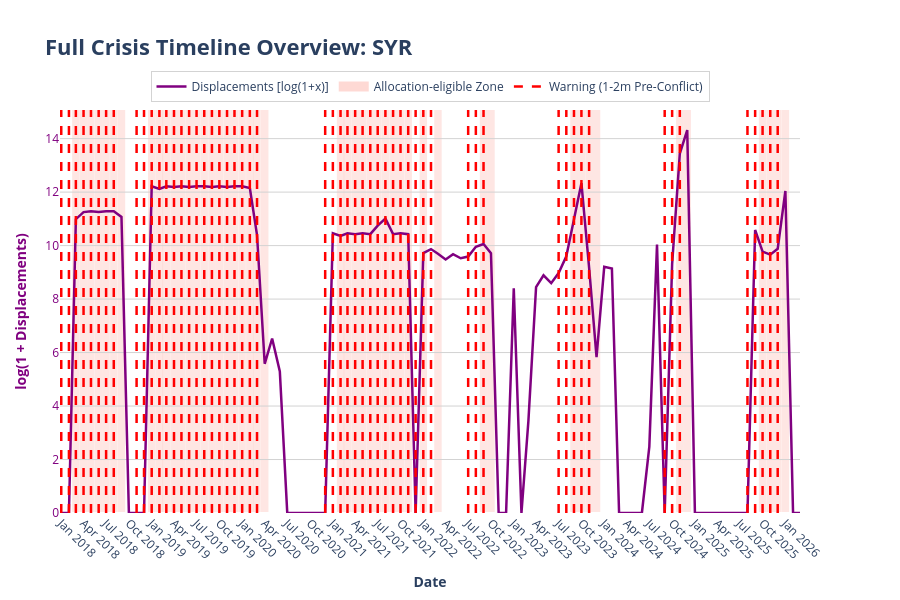

Here is the notebook cell this chart was saved with:
### Code cell
import pandas as pd
import numpy as np
import plotly.graph_objects as go

def plot_full_crisis_timeline(df, cerf_path, country_code):
    # 1. PREPARAR EL DATAFRAME PRINCIPAL
    if 'iso3' not in df.columns:
        df = df.reset_index()
        
    df_plot = df[df['iso3'] == country_code].copy()
    df_plot['month'] = pd.to_datetime(df_plot['month'])
    df_plot = df_plot.sort_values('month')
    
    if df_plot.empty:
        print(f"No hay datos en el DataFrame principal para el país: {country_code}")
        return

    # Transformación Log(1 + x) para desplazamientos
    df_plot['disp_log1p'] = np.log1p(df_plot['monthly_displacement'].fillna(0))

    # Extraer las fechas de alerta target_2m (marcadas a mitad de mes)
    if 'target_2m' in df_plot.columns:
        warning_months = df_plot[df_plot['target_2m'] == 1]['month']
        warning_dates = warning_months + pd.Timedelta(days=0)
    else:
        warning_dates = pd.Series(dtype='datetime64[ns]')

    # 3. CREAR LA FIGURA INTERACTIVA
    fig = go.Figure()

    # --- B. Desplazamientos (Línea simple morada - Puesta en y1 para que NO desaparezca) ---
    fig.add_trace(go.Scatter(
        x=df_plot['month'],
        y=df_plot['disp_log1p'],
        customdata=df_plot['monthly_displacement'], 
        mode='lines', 
        name='Displacements [log(1+x)]',
        line=dict(color='purple', width=2.5),
        yaxis='y1',
        hovertemplate='<b>Date:</b> %{x|%b %Y}<br><b>Displacements (Real):</b> %{customdata:,.0f}<br><b>log(1+x):</b> %{y:.2f}<extra></extra>'
    ))

    # --- D. Zonas de Conflicto (Fondo sombreado salmón) ---
    if 'allocation-eligible' in df_plot.columns:
        conflict_months = df_plot[df_plot['allocation-eligible'] == 1]['month']
        for c_month in conflict_months:
            fig.add_vrect(
                x0=c_month - pd.Timedelta(days=15), 
                x1=c_month + pd.Timedelta(days=15),
                fillcolor="salmon",
                opacity=0.2,
                layer="below",
                line_width=0,
            )
        # Leyenda del conflicto
        fig.add_trace(go.Scatter(
            x=[None], y=[None], mode='lines', name='Allocation-eligible Zone',
            line=dict(color='salmon', width=10), opacity=0.3, yaxis='y1'
        ))

    # --- NUEVO: Condición >50k Desplazamientos (Fondo azul clarito) ---
    # Comprueba que tu columna se llame 'target'. Si se llama 'target_4m', cámbialo aquí.
    target_col = 'target' if 'target' in df_plot.columns else None
    if target_col:
        target_months = df_plot[df_plot[target_col] == 1]['month']
        for t_month in target_months:
            fig.add_vrect(
                x0=t_month - pd.Timedelta(days=15), 
                x1=t_month + pd.Timedelta(days=15),
                fillcolor="lightblue",
                opacity=0.3,
                layer="below",
                line_width=0,
            )
        fig.add_trace(go.Scatter(
            x=[None], y=[None], mode='lines', name='>50k Displacements (Target)',
            line=dict(color='lightblue', width=10), opacity=0.4, yaxis='y1'
        ))

    # --- F. Líneas conflict_2m (Líneas verticales rojas a rayas) ---
    if not warning_dates.empty:
        for w_date in warning_dates:
            fig.add_shape(
                type="line",
                x0=w_date, x1=w_date,
                y0=0, y1=1,
                xref="x", yref="paper",
                line=dict(width=2.5, dash="dash", color="red"),
            )
        # Leyenda de Alertas
        fig.add_trace(go.Scatter(
            x=[None], y=[None], mode='lines', name='Warning (1-2m Pre-Conflict)',
            line=dict(color='red', width=2.5, dash='dash'), yaxis='y1'
        ))

    # --- 4. CONFIGURACIÓN DEL LAYOUT (Eliminados los ejes invisibles) ---
    fig.update_layout(
        title=dict(
            text=f'<b>Full Crisis Timeline Overview: {country_code}</b>',
            font=dict(size=22),
            x=0.05
        ),
        margin=dict(l=60, r=100, t=110, b=60), 
        height=600,
        plot_bgcolor='white',
        hovermode="closest",
        
        xaxis=dict(
            title=dict(text="<b>Date</b>"),
            showgrid=False,
            dtick="M3",
            tickformat="%b %Y",
            tickangle=45
        ),
        
        # Eje Y1: Ahora son los Desplazamientos
        yaxis=dict(
            title=dict(text="<b>log(1 + Displacements)</b>", font=dict(color="purple")),
            tickfont=dict(color="purple"),
            showgrid=True,
            gridcolor='lightgrey',
            rangemode="tozero"
        ),
        
        legend=dict(
            orientation="h",
            yanchor="bottom", y=1.02,
            xanchor="center", x=0.5,
            bgcolor='rgba(255,255,255,0.8)',
            bordercolor='lightgrey',
            borderwidth=1
        )
    )

    fig.show()

# --- EJECUCIÓN ---
plot_full_crisis_timeline(df_final, cerf_path="../data_clean/cerf_clean.csv", country_code="SYR")

### Figure 1 — Plotly figure (JSON) as saved in the notebook; plotly's stock layout.template omitted (floating-point values rounded to 4 significant figures)
{"data": [{"customdata": [0.0, 0.0, 59150.0, 77150.0, 79730.0, 77150.0, 79730.0, 79730.0, 64300.0, 0.0, 0.0, 0.0, 202900.0, 183300.0, 202900.0, 196400.0, 202900.0, 196400.0, 202900.0, 202900.0, 196400.0, 202900.0, 196400.0, 202900.0, 202900.0, 189800.0, 32730.0, 264.0, 682.0, 198.0, 0.0, 0.0, 0.0, 0.0, 0.0, 0.0, 34930.0, 31550.0, 34930.0, 33800.0, 34930.0, 33800.0, 46590.0, 60590.0, 33800.0, 34930.0, 33800.0, 0.0, 16610.0, 19330.0, 16210.0, 13140.0, 15980.0, 13710.0, 14640.0, 21090.0, 23360.0, 16600.0, 0.0, 0.0, 4468.0, 0.0, 30.0, 4667.0, 7256.0, 5407.0, 7906.0, 14740.0, 58860.0, 227500.0, 9677.0, 340.0, 9968.0, 9324.0, 0.0, 0.0, 0.0, 0.0, 11.0, 22840.0, 0.0, 11020.0, 688400.0, 1652000.0, 0.0, 0.0, 0.0, 0.0, 0.0, 0.0, 0.0, 0.0, 39450.0, 17610.0, 15680.0, 19580.0, 170000.0, 0.0, 0.0], "hovertemplate": "<b>Date:</b> %{x|%b %Y}<br><b>Displacements (Real):</b> %{customdata:,.0f}<br><b>log(1+x):</b> %{y:.2f}<extra></extra>", "line": {"color": "purple", "width": 2.5}, "mode": "lines", "name": "Displacements [log(1+x)]", "type": "scatter", "x": ["2018-01-01T00:00:00.000000", "2018-02-01T00:00:00.000000", "2018-03-01T00:00:00.000000", "2018-04-01T00:00:00.000000", "2018-05-01T00:00:00.000000", "2018-06-01T00:00:00.000000", "2018-07-01T00:00:00.000000", "2018-08-01T00:00:00.000000", "2018-09-01T00:00:00.000000", "2018-10-01T00:00:00.000000", "2018-11-01T00:00:00.000000", "2018-12-01T00:00:00.000000", "2019-01-01T00:00:00.000000", "2019-02-01T00:00:00.000000", "2019-03-01T00:00:00.000000", "2019-04-01T00:00:00.000000", "2019-05-01T00:00:00.000000", "2019-06-01T00:00:00.000000", "2019-07-01T00:00:00.000000", "2019-08-01T00:00:00.000000", "2019-09-01T00:00:00.000000", "2019-10-01T00:00:00.000000", "2019-11-01T00:00:00.000000", "2019-12-01T00:00:00.000000", "2020-01-01T00:00:00.000000", "2020-02-01T00:00:00.000000", "2020-03-01T00:00:00.000000", "2020-04-01T00:00:00.000000", "2020-05-01T00:00:00.000000", "2020-06-01T00:00:00.000000", "2020-07-01T00:00:00.000000", "2020-08-01T00:00:00.000000", "2020-09-01T00:00:00.000000", "2020-10-01T00:00:00.000000", "2020-11-01T00:00:00.000000", "2020-12-01T00:00:00.000000", "2021-01-01T00:00:00.000000", "2021-02-01T00:00:00.000000", "2021-03-01T00:00:00.000000", "2021-04-01T00:00:00.000000", "2021-05-01T00:00:00.000000", "2021-06-01T00:00:00.000000", "2021-07-01T00:00:00.000000", "2021-08-01T00:00:00.000000", "2021-09-01T00:00:00.000000", "2021-10-01T00:00:00.000000", "2021-11-01T00:00:00.000000", "2021-12-01T00:00:00.000000", "2022-01-01T00:00:00.000000", "2022-02-01T00:00:00.000000", "2022-03-01T00:00:00.000000", "2022-04-01T00:00:00.000000", "2022-05-01T00:00:00.000000", "2022-06-01T00:00:00.000000", "2022-07-01T00:00:00.000000", "2022-08-01T00:00:00.000000", "2022-09-01T00:00:00.000000", "2022-10-01T00:00:00.000000", "2022-11-01T00:00:00.000000", "2022-12-01T00:00:00.000000", "2023-01-01T00:00:00.000000", "2023-02-01T00:00:00.000000", "2023-03-01T00:00:00.000000", "2023-04-01T00:00:00.000000", "2023-05-01T00:00:00.000000", "2023-06-01T00:00:00.000000", "2023-07-01T00:00:00.000000", "2023-08-01T00:00:00.000000", "2023-09-01T00:00:00.000000", "2023-10-01T00:00:00.000000", "2023-11-01T00:00:00.000000", "2023-12-01T00:00:00.000000", "2024-01-01T00:00:00.000000", "2024-02-01T00:00:00.000000", "2024-03-01T00:00:00.000000", "2024-04-01T00:00:00.000000", "2024-05-01T00:00:00.000000", "2024-06-01T00:00:00.000000", "2024-07-01T00:00:00.000000", "2024-08-01T00:00:00.000000", "2024-09-01T00:00:00.000000", "2024-10-01T00:00:00.000000", "2024-11-01T00:00:00.000000", "2024-12-01T00:00:00.000000", "2025-01-01T00:00:00.000000", "2025-02-01T00:00:00.000000", "2025-03-01T00:00:00.000000", "2025-04-01T00:00:00.000000", "2025-05-01T00:00:00.000000", "2025-06-01T00:00:00.000000", "2025-07-01T00:00:00.000000", "2025-08-01T00:00:00.000000", "2025-09-01T00:00:00.000000", "2025-10-01T00:00:00.000000", "2025-11-01T00:00:00.000000", "2025-12-01T00:00:00.000000", "2026-01-01T00:00:00.000000", "2026-02-01T00:00:00.000000", "2026-03-01T00:00:00.000000"], "y": [0.0, 0.0, 10.99, 11.25, 11.29, 11.25, 11.29, 11.29, 11.07, 0.0, 0.0, 0.0, 12.22, 12.12, 12.22, 12.19, 12.22, 12.19, 12.22, 12.22, 12.19, 12.22, 12.19, 12.22, 12.22, 12.15, 10.4, 5.58, 6.526, 5.293, 0.0, 0.0, 0.0, 0.0, 0.0, 0.0, 10.46, 10.36, 10.46, 10.43, 10.46, 10.43, 10.75, 11.01, 10.43, 10.46, 10.43, 0.0, 9.718, 9.869, 9.693, 9.483, 9.679, 9.526, 9.592, 9.957, 10.06, 9.717, 0.0, 0.0, 8.405, 0.0, 3.434, 8.448, 8.89, 8.596, 8.976, 9.598, 10.98, 12.33, 9.178, 5.832, 9.207, 9.141, 0.0, 0.0, 0.0, 0.0, 2.485, 10.04, 0.0, 9.308, 13.44, 14.32, 0.0, 0.0, 0.0, 0.0, 0.0, 0.0, 0.0, 0.0, 10.58, 9.776, 9.66, 9.882, 12.04, 0.0, 0.0], "yaxis": "y"}, {"line": {"color": "salmon", "width": 10}, "mode": "lines", "name": "Allocation-eligible Zone", "opacity": 0.3, "type": "scatter", "x": [null], "y": [null], "yaxis": "y"}, {"line": {"color": "red", "dash": "dash", "width": 2.5}, "mode": "lines", "name": "Warning (1-2m Pre-Conflict)", "type": "scatter", "x": [null], "y": [null], "yaxis": "y"}], "layout": {"height": 600, "hovermode": "closest", "legend": {"bgcolor": "rgba(255,255,255,0.8)", "bordercolor": "lightgrey", "borderwidth": 1, "orientation": "h", "x": 0.5, "xanchor": "center", "y": 1.02, "yanchor": "bottom"}, "margin": {"b": 60, "l": 60, "r": 100, "t": 110}, "plot_bgcolor": "white", "shapes": [{"fillcolor": "salmon", "layer": "below", "line": {"width": 0}, "opacity": 0.2, "type": "rect", "x0": "2018-02-14T00:00:00", "x1": "2018-03-16T00:00:00", "xref": "x", "y0": 0, "y1": 1, "yref": "y domain"}, {"fillcolor": "salmon", "layer": "below", "line": {"width": 0}, "opacity": 0.2, "type": "rect", "x0": "2018-03-17T00:00:00", "x1": "2018-04-16T00:00:00", "xref": "x", "y0": 0, "y1": 1, "yref": "y domain"}, {"fillcolor": "salmon", "layer": "below", "line": {"width": 0}, "opacity": 0.2, "type": "rect", "x0": "2018-04-16T00:00:00", "x1": "2018-05-16T00:00:00", "xref": "x", "y0": 0, "y1": 1, "yref": "y domain"}, {"fillcolor": "salmon", "layer": "below", "line": {"width": 0}, "opacity": 0.2, "type": "rect", "x0": "2018-05-17T00:00:00", "x1": "2018-06-16T00:00:00", "xref": "x", "y0": 0, "y1": 1, "yref": "y domain"}, {"fillcolor": "salmon", "layer": "below", "line": {"width": 0}, "opacity": 0.2, "type": "rect", "x0": "2018-06-16T00:00:00", "x1": "2018-07-16T00:00:00", "xref": "x", "y0": 0, "y1": 1, "yref": "y domain"}, {"fillcolor": "salmon", "layer": "below", "line": {"width": 0}, "opacity": 0.2, "type": "rect", "x0": "2018-07-17T00:00:00", "x1": "2018-08-16T00:00:00", "xref": "x", "y0": 0, "y1": 1, "yref": "y domain"}, {"fillcolor": "salmon", "layer": "below", "line": {"width": 0}, "opacity": 0.2, "type": "rect", "x0": "2018-08-17T00:00:00", "x1": "2018-09-16T00:00:00", "xref": "x", "y0": 0, "y1": 1, "yref": "y domain"}, {"fillcolor": "salmon", "layer": "below", "line": {"width": 0}, "opacity": 0.2, "type": "rect", "x0": "2018-12-17T00:00:00", "x1": "2019-01-16T00:00:00", "xref": "x", "y0": 0, "y1": 1, "yref": "y domain"}, {"fillcolor": "salmon", "layer": "below", "line": {"width": 0}, "opacity": 0.2, "type": "rect", "x0": "2019-01-17T00:00:00", "x1": "2019-02-16T00:00:00", "xref": "x", "y0": 0, "y1": 1, "yref": "y domain"}, {"fillcolor": "salmon", "layer": "below", "line": {"width": 0}, "opacity": 0.2, "type": "rect", "x0": "2019-02-14T00:00:00", "x1": "2019-03-16T00:00:00", "xref": "x", "y0": 0, "y1": 1, "yref": "y domain"}, {"fillcolor": "salmon", "layer": "below", "line": {"width": 0}, "opacity": 0.2, "type": "rect", "x0": "2019-03-17T00:00:00", "x1": "2019-04-16T00:00:00", "xref": "x", "y0": 0, "y1": 1, "yref": "y domain"}, {"fillcolor": "salmon", "layer": "below", "line": {"width": 0}, "opacity": 0.2, "type": "rect", "x0": "2019-04-16T00:00:00", "x1": "2019-05-16T00:00:00", "xref": "x", "y0": 0, "y1": 1, "yref": "y domain"}, {"fillcolor": "salmon", "layer": "below", "line": {"width": 0}, "opacity": 0.2, "type": "rect", "x0": "2019-05-17T00:00:00", "x1": "2019-06-16T00:00:00", "xref": "x", "y0": 0, "y1": 1, "yref": "y domain"}, {"fillcolor": "salmon", "layer": "below", "line": {"width": 0}, "opacity": 0.2, "type": "rect", "x0": "2019-06-16T00:00:00", "x1": "2019-07-16T00:00:00", "xref": "x", "y0": 0, "y1": 1, "yref": "y domain"}, {"fillcolor": "salmon", "layer": "below", "line": {"width": 0}, "opacity": 0.2, "type": "rect", "x0": "2019-07-17T00:00:00", "x1": "2019-08-16T00:00:00", "xref": "x", "y0": 0, "y1": 1, "yref": "y domain"}, {"fillcolor": "salmon", "layer": "below", "line": {"width": 0}, "opacity": 0.2, "type": "rect", "x0": "2019-08-17T00:00:00", "x1": "2019-09-16T00:00:00", "xref": "x", "y0": 0, "y1": 1, "yref": "y domain"}, {"fillcolor": "salmon", "layer": "below", "line": {"width": 0}, "opacity": 0.2, "type": "rect", "x0": "2019-09-16T00:00:00", "x1": "2019-10-16T00:00:00", "xref": "x", "y0": 0, "y1": 1, "yref": "y domain"}, {"fillcolor": "salmon", "layer": "below", "line": {"width": 0}, "opacity": 0.2, "type": "rect", "x0": "2019-10-17T00:00:00", "x1": "2019-11-16T00:00:00", "xref": "x", "y0": 0, "y1": 1, "yref": "y domain"}, {"fillcolor": "salmon", "layer": "below", "line": {"width": 0}, "opacity": 0.2, "type": "rect", "x0": "2019-11-16T00:00:00", "x1": "2019-12-16T00:00:00", "xref": "x", "y0": 0, "y1": 1, "yref": "y domain"}, {"fillcolor": "salmon", "layer": "below", "line": {"width": 0}, "opacity": 0.2, "type": "rect", "x0": "2019-12-17T00:00:00", "x1": "2020-01-16T00:00:00", "xref": "x", "y0": 0, "y1": 1, "yref": "y domain"}, {"fillcolor": "salmon", "layer": "below", "line": {"width": 0}, "opacity": 0.2, "type": "rect", "x0": "2020-01-17T00:00:00", "x1": "2020-02-16T00:00:00", "xref": "x", "y0": 0, "y1": 1, "yref": "y domain"}, {"fillcolor": "salmon", "layer": "below", "line": {"width": 0}, "opacity": 0.2, "type": "rect", "x0": "2020-02-15T00:00:00", "x1": "2020-03-16T00:00:00", "xref": "x", "y0": 0, "y1": 1, "yref": "y domain"}, {"fillcolor": "salmon", "layer": "below", "line": {"width": 0}, "opacity": 0.2, "type": "rect", "x0": "2020-03-17T00:00:00", "x1": "2020-04-16T00:00:00", "xref": "x", "y0": 0, "y1": 1, "yref": "y domain"}, {"fillcolor": "salmon", "layer": "below", "line": {"width": 0}, "opacity": 0.2, "type": "rect", "x0": "2021-01-17T00:00:00", "x1": "2021-02-16T00:00:00", "xref": "x", "y0": 0, "y1": 1, "yref": "y domain"}, {"fillcolor": "salmon", "layer": "below", "line": {"width": 0}, "opacity": 0.2, "type": "rect", "x0": "2021-02-14T00:00:00", "x1": "2021-03-16T00:00:00", "xref": "x", "y0": 0, "y1": 1, "yref": "y domain"}, {"fillcolor": "salmon", "layer": "below", "line": {"width": 0}, "opacity": 0.2, "type": "rect", "x0": "2021-03-17T00:00:00", "x1": "2021-04-16T00:00:00", "xref": "x", "y0": 0, "y1": 1, "yref": "y domain"}, {"fillcolor": "salmon", "layer": "below", "line": {"width": 0}, "opacity": 0.2, "type": "rect", "x0": "2021-04-16T00:00:00", "x1": "2021-05-16T00:00:00", "xref": "x", "y0": 0, "y1": 1, "yref": "y domain"}, {"fillcolor": "salmon", "layer": "below", "line": {"width": 0}, "opacity": 0.2, "type": "rect", "x0": "2021-05-17T00:00:00", "x1": "2021-06-16T00:00:00", "xref": "x", "y0": 0, "y1": 1, "yref": "y domain"}, {"fillcolor": "salmon", "layer": "below", "line": {"width": 0}, "opacity": 0.2, "type": "rect", "x0": "2021-06-16T00:00:00", "x1": "2021-07-16T00:00:00", "xref": "x", "y0": 0, "y1": 1, "yref": "y domain"}, {"fillcolor": "salmon", "layer": "below", "line": {"width": 0}, "opacity": 0.2, "type": "rect", "x0": "2021-07-17T00:00:00", "x1": "2021-08-16T00:00:00", "xref": "x", "y0": 0, "y1": 1, "yref": "y domain"}, {"fillcolor": "salmon", "layer": "below", "line": {"width": 0}, "opacity": 0.2, "type": "rect", "x0": "2021-08-17T00:00:00", "x1": "2021-09-16T00:00:00", "xref": "x", "y0": 0, "y1": 1, "yref": "y domain"}, {"fillcolor": "salmon", "layer": "below", "line": {"width": 0}, "opacity": 0.2, "type": "rect", "x0": "2021-09-16T00:00:00", "x1": "2021-10-16T00:00:00", "xref": "x", "y0": 0, "y1": 1, "yref": "y domain"}, {"fillcolor": "salmon", "layer": "below", "line": {"width": 0}, "opacity": 0.2, "type": "rect", "x0": "2021-10-17T00:00:00", "x1": "2021-11-16T00:00:00", "xref": "x", "y0": 0, "y1": 1, "yref": "y domain"}, {"fillcolor": "salmon", "layer": "below", "line": {"width": 0}, "opacity": 0.2, "type": "rect", "x0": "2021-12-17T00:00:00", "x1": "2022-01-16T00:00:00", "xref": "x", "y0": 0, "y1": 1, "yref": "y domain"}, {"fillcolor": "salmon", "layer": "below", "line": {"width": 0}, "opacity": 0.2, "type": "rect", "x0": "2022-02-14T00:00:00", "x1": "2022-03-16T00:00:00", "xref": "x", "y0": 0, "y1": 1, "yref": "y domain"}, {"fillcolor": "salmon", "layer": "below", "line": {"width": 0}, "opacity": 0.2, "type": "rect", "x0": "2022-08-17T00:00:00", "x1": "2022-09-16T00:00:00", "xref": "x", "y0": 0, "y1": 1, "yref": "y domain"}, {"fillcolor": "salmon", "layer": "below", "line": {"width": 0}, "opacity": 0.2, "type": "rect", "x0": "2022-09-16T00:00:00", "x1": "2022-10-16T00:00:00", "xref": "x", "y0": 0, "y1": 1, "yref": "y domain"}, {"fillcolor": "salmon", "layer": "below", "line": {"width": 0}, "opacity": 0.2, "type": "rect", "x0": "2023-08-17T00:00:00", "x1": "2023-09-16T00:00:00", "xref": "x", "y0": 0, "y1": 1, "yref": "y domain"}, {"fillcolor": "salmon", "layer": "below", "line": {"width": 0}, "opacity": 0.2, "type": "rect", "x0": "2023-09-16T00:00:00", "x1": "2023-10-16T00:00:00", "xref": "x", "y0": 0, "y1": 1, "yref": "y domain"}, {"fillcolor": "salmon", "layer": "below", "line": {"width": 0}, "opacity": 0.2, "type": "rect", "x0": "2023-10-17T00:00:00", "x1": "2023-11-16T00:00:00", "xref": "x", "y0": 0, "y1": 1, "yref": "y domain"}, {"fillcolor": "salmon", "layer": "below", "line": {"width": 0}, "opacity": 0.2, "type": "rect", "x0": "2023-11-16T00:00:00", "x1": "2023-12-16T00:00:00", "xref": "x", "y0": 0, "y1": 1, "yref": "y domain"}, {"fillcolor": "salmon", "layer": "below", "line": {"width": 0}, "opacity": 0.2, "type": "rect", "x0": "2024-10-17T00:00:00", "x1": "2024-11-16T00:00:00", "xref": "x", "y0": 0, "y1": 1, "yref": "y domain"}, {"fillcolor": "salmon", "layer": "below", "line": {"width": 0}, "opacity": 0.2, "type": "rect", "x0": "2024-11-16T00:00:00", "x1": "2024-12-16T00:00:00", "xref": "x", "y0": 0, "y1": 1, "yref": "y domain"}, {"fillcolor": "salmon", "layer": "below", "line": {"width": 0}, "opacity": 0.2, "type": "rect", "x0": "2025-09-16T00:00:00", "x1": "2025-10-16T00:00:00", "xref": "x", "y0": 0, "y1": 1, "yref": "y domain"}, {"fillcolor": "salmon", "layer": "below", "line": {"width": 0}, "opacity": 0.2, "type": "rect", "x0": "2025-10-17T00:00:00", "x1": "2025-11-16T00:00:00", "xref": "x", "y0": 0, "y1": 1, "yref": "y domain"}, {"fillcolor": "salmon", "layer": "below", "line": {"width": 0}, "opacity": 0.2, "type": "rect", "x0": "2025-11-16T00:00:00", "x1": "2025-12-16T00:00:00", "xref": "x", "y0": 0, "y1": 1, "yref": "y domain"}, {"fillcolor": "salmon", "layer": "below", "line": {"width": 0}, "opacity": 0.2, "type": "rect", "x0": "2025-12-17T00:00:00", "x1": "2026-01-16T00:00:00", "xref": "x", "y0": 0, "y1": 1, "yref": "y domain"}, {"line": {"color": "red", "dash": "dash", "width": 2.5}, "type": "line", "x0": "2018-01-01T00:00:00", "x1": "2018-01-01T00:00:00", "xref": "x", "y0": 0, "y1": 1, "yref": "paper"}, {"line": {"color": "red", "dash": "dash", "width": 2.5}, "type": "line", "x0": "2018-02-01T00:00:00", "x1": "2018-02-01T00:00:00", "xref": "x", "y0": 0, "y1": 1, "yref": "paper"}, {"line": {"color": "red", "dash": "dash", "width": 2.5}, "type": "line", "x0": "2018-03-01T00:00:00", "x1": "2018-03-01T00:00:00", "xref": "x", "y0": 0, "y1": 1, "yref": "paper"}, {"line": {"color": "red", "dash": "dash", "width": 2.5}, "type": "line", "x0": "2018-04-01T00:00:00", "x1": "2018-04-01T00:00:00", "xref": "x", "y0": 0, "y1": 1, "yref": "paper"}, {"line": {"color": "red", "dash": "dash", "width": 2.5}, "type": "line", "x0": "2018-05-01T00:00:00", "x1": "2018-05-01T00:00:00", "xref": "x", "y0": 0, "y1": 1, "yref": "paper"}, {"line": {"color": "red", "dash": "dash", "width": 2.5}, "type": "line", "x0": "2018-06-01T00:00:00", "x1": "2018-06-01T00:00:00", "xref": "x", "y0": 0, "y1": 1, "yref": "paper"}, {"line": {"color": "red", "dash": "dash", "width": 2.5}, "type": "line", "x0": "2018-07-01T00:00:00", "x1": "2018-07-01T00:00:00", "xref": "x", "y0": 0, "y1": 1, "yref": "paper"}, {"line": {"color": "red", "dash": "dash", "width": 2.5}, "type": "line", "x0": "2018-08-01T00:00:00", "x1": "2018-08-01T00:00:00", "xref": "x", "y0": 0, "y1": 1, "yref": "paper"}, {"line": {"color": "red", "dash": "dash", "width": 2.5}, "type": "line", "x0": "2018-11-01T00:00:00", "x1": "2018-11-01T00:00:00", "xref": "x", "y0": 0, "y1": 1, "yref": "paper"}, {"line": {"color": "red", "dash": "dash", "width": 2.5}, "type": "line", "x0": "2018-12-01T00:00:00", "x1": "2018-12-01T00:00:00", "xref": "x", "y0": 0, "y1": 1, "yref": "paper"}, {"line": {"color": "red", "dash": "dash", "width": 2.5}, "type": "line", "x0": "2019-01-01T00:00:00", "x1": "2019-01-01T00:00:00", "xref": "x", "y0": 0, "y1": 1, "yref": "paper"}, {"line": {"color": "red", "dash": "dash", "width": 2.5}, "type": "line", "x0": "2019-02-01T00:00:00", "x1": "2019-02-01T00:00:00", "xref": "x", "y0": 0, "y1": 1, "yref": "paper"}, {"line": {"color": "red", "dash": "dash", "width": 2.5}, "type": "line", "x0": "2019-03-01T00:00:00", "x1": "2019-03-01T00:00:00", "xref": "x", "y0": 0, "y1": 1, "yref": "paper"}, {"line": {"color": "red", "dash": "dash", "width": 2.5}, "type": "line", "x0": "2019-04-01T00:00:00", "x1": "2019-04-01T00:00:00", "xref": "x", "y0": 0, "y1": 1, "yref": "paper"}, {"line": {"color": "red", "dash": "dash", "width": 2.5}, "type": "line", "x0": "2019-05-01T00:00:00", "x1": "2019-05-01T00:00:00", "xref": "x", "y0": 0, "y1": 1, "yref": "paper"}, {"line": {"color": "red", "dash": "dash", "width": 2.5}, "type": "line", "x0": "2019-06-01T00:00:00", "x1": "2019-06-01T00:00:00", "xref": "x", "y0": 0, "y1": 1, "yref": "paper"}, {"line": {"color": "red", "dash": "dash", "width": 2.5}, "type": "line", "x0": "2019-07-01T00:00:00", "x1": "2019-07-01T00:00:00", "xref": "x", "y0": 0, "y1": 1, "yref": "paper"}, {"line": {"color": "red", "dash": "dash", "width": 2.5}, "type": "line", "x0": "2019-08-01T00:00:00", "x1": "2019-08-01T00:00:00", "xref": "x", "y0": 0, "y1": 1, "yref": "paper"}, {"line": {"color": "red", "dash": "dash", "width": 2.5}, "type": "line", "x0": "2019-09-01T00:00:00", "x1": "2019-09-01T00:00:00", "xref": "x", "y0": 0, "y1": 1, "yref": "paper"}, {"line": {"color": "red", "dash": "dash", "width": 2.5}, "type": "line", "x0": "2019-10-01T00:00:00", "x1": "2019-10-01T00:00:00", "xref": "x", "y0": 0, "y1": 1, "yref": "paper"}, {"line": {"color": "red", "dash": "dash", "width": 2.5}, "type": "line", "x0": "2019-11-01T00:00:00", "x1": "2019-11-01T00:00:00", "xref": "x", "y0": 0, "y1": 1, "yref": "paper"}, {"line": {"color": "red", "dash": "dash", "width": 2.5}, "type": "line", "x0": "2019-12-01T00:00:00", "x1": "2019-12-01T00:00:00", "xref": "x", "y0": 0, "y1": 1, "yref": "paper"}, {"line": {"color": "red", "dash": "dash", "width": 2.5}, "type": "line", "x0": "2020-01-01T00:00:00", "x1": "2020-01-01T00:00:00", "xref": "x", "y0": 0, "y1": 1, "yref": "paper"}, {"line": {"color": "red", "dash": "dash", "width": 2.5}, "type": "line", "x0": "2020-02-01T00:00:00", "x1": "2020-02-01T00:00:00", "xref": "x", "y0": 0, "y1": 1, "yref": "paper"}, {"line": {"color": "red", "dash": "dash", "width": 2.5}, "type": "line", "x0": "2020-03-01T00:00:00", "x1": "2020-03-01T00:00:00", "xref": "x", "y0": 0, "y1": 1, "yref": "paper"}, {"line": {"color": "red", "dash": "dash", "width": 2.5}, "type": "line", "x0": "2020-12-01T00:00:00", "x1": "2020-12-01T00:00:00", "xref": "x", "y0": 0, "y1": 1, "yref": "paper"}, {"line": {"color": "red", "dash": "dash", "width": 2.5}, "type": "line", "x0": "2021-01-01T00:00:00", "x1": "2021-01-01T00:00:00", "xref": "x", "y0": 0, "y1": 1, "yref": "paper"}, {"line": {"color": "red", "dash": "dash", "width": 2.5}, "type": "line", "x0": "2021-02-01T00:00:00", "x1": "2021-02-01T00:00:00", "xref": "x", "y0": 0, "y1": 1, "yref": "paper"}, {"line": {"color": "red", "dash": "dash", "width": 2.5}, "type": "line", "x0": "2021-03-01T00:00:00", "x1": "2021-03-01T00:00:00", "xref": "x", "y0": 0, "y1": 1, "yref": "paper"}, {"line": {"color": "red", "dash": "dash", "width": 2.5}, "type": "line", "x0": "2021-04-01T00:00:00", "x1": "2021-04-01T00:00:00", "xref": "x", "y0": 0, "y1": 1, "yref": "paper"}, {"line": {"color": "red", "dash": "dash", "width": 2.5}, "type": "line", "x0": "2021-05-01T00:00:00", "x1": "2021-05-01T00:00:00", "xref": "x", "y0": 0, "y1": 1, "yref": "paper"}, {"line": {"color": "red", "dash": "dash", "width": 2.5}, "type": "line", "x0": "2021-06-01T00:00:00", "x1": "2021-06-01T00:00:00", "xref": "x", "y0": 0, "y1": 1, "yref": "paper"}, {"line": {"color": "red", "dash": "dash", "width": 2.5}, "type": "line", "x0": "2021-07-01T00:00:00", "x1": "2021-07-01T00:00:00", "xref": "x", "y0": 0, "y1": 1, "yref": "paper"}, {"line": {"color": "red", "dash": "dash", "width": 2.5}, "type": "line", "x0": "2021-08-01T00:00:00", "x1": "2021-08-01T00:00:00", "xref": "x", "y0": 0, "y1": 1, "yref": "paper"}, {"line": {"color": "red", "dash": "dash", "width": 2.5}, "type": "line", "x0": "2021-09-01T00:00:00", "x1": "2021-09-01T00:00:00", "xref": "x", "y0": 0, "y1": 1, "yref": "paper"}, {"line": {"color": "red", "dash": "dash", "width": 2.5}, "type": "line", "x0": "2021-10-01T00:00:00", "x1": "2021-10-01T00:00:00", "xref": "x", "y0": 0, "y1": 1, "yref": "paper"}, {"line": {"color": "red", "dash": "dash", "width": 2.5}, "type": "line", "x0": "2021-11-01T00:00:00", "x1": "2021-11-01T00:00:00", "xref": "x", "y0": 0, "y1": 1, "yref": "paper"}, {"line": {"color": "red", "dash": "dash", "width": 2.5}, "type": "line", "x0": "2021-12-01T00:00:00", "x1": "2021-12-01T00:00:00", "xref": "x", "y0": 0, "y1": 1, "yref": "paper"}, {"line": {"color": "red", "dash": "dash", "width": 2.5}, "type": "line", "x0": "2022-01-01T00:00:00", "x1": "2022-01-01T00:00:00", "xref": "x", "y0": 0, "y1": 1, "yref": "paper"}, {"line": {"color": "red", "dash": "dash", "width": 2.5}, "type": "line", "x0": "2022-02-01T00:00:00", "x1": "2022-02-01T00:00:00", "xref": "x", "y0": 0, "y1": 1, "yref": "paper"}, {"line": {"color": "red", "dash": "dash", "width": 2.5}, "type": "line", "x0": "2022-07-01T00:00:00", "x1": "2022-07-01T00:00:00", "xref": "x", "y0": 0, "y1": 1, "yref": "paper"}, {"line": {"color": "red", "dash": "dash", "width": 2.5}, "type": "line", "x0": "2022-08-01T00:00:00", "x1": "2022-08-01T00:00:00", "xref": "x", "y0": 0, "y1": 1, "yref": "paper"}, {"line": {"color": "red", "dash": "dash", "width": 2.5}, "type": "line", "x0": "2022-09-01T00:00:00", "x1": "2022-09-01T00:00:00", "xref": "x", "y0": 0, "y1": 1, "yref": "paper"}, {"line": {"color": "red", "dash": "dash", "width": 2.5}, "type": "line", "x0": "2023-07-01T00:00:00", "x1": "2023-07-01T00:00:00", "xref": "x", "y0": 0, "y1": 1, "yref": "paper"}, {"line": {"color": "red", "dash": "dash", "width": 2.5}, "type": "line", "x0": "2023-08-01T00:00:00", "x1": "2023-08-01T00:00:00", "xref": "x", "y0": 0, "y1": 1, "yref": "paper"}, {"line": {"color": "red", "dash": "dash", "width": 2.5}, "type": "line", "x0": "2023-09-01T00:00:00", "x1": "2023-09-01T00:00:00", "xref": "x", "y0": 0, "y1": 1, "yref": "paper"}, {"line": {"color": "red", "dash": "dash", "width": 2.5}, "type": "line", "x0": "2023-10-01T00:00:00", "x1": "2023-10-01T00:00:00", "xref": "x", "y0": 0, "y1": 1, "yref": "paper"}, {"line": {"color": "red", "dash": "dash", "width": 2.5}, "type": "line", "x0": "2023-11-01T00:00:00", "x1": "2023-11-01T00:00:00", "xref": "x", "y0": 0, "y1": 1, "yref": "paper"}, {"line": {"color": "red", "dash": "dash", "width": 2.5}, "type": "line", "x0": "2024-09-01T00:00:00", "x1": "2024-09-01T00:00:00", "xref": "x", "y0": 0, "y1": 1, "yref": "paper"}, {"line": {"color": "red", "dash": "dash", "width": 2.5}, "type": "line", "x0": "2024-10-01T00:00:00", "x1": "2024-10-01T00:00:00", "xref": "x", "y0": 0, "y1": 1, "yref": "paper"}, {"line": {"color": "red", "dash": "dash", "width": 2.5}, "type": "line", "x0": "2024-11-01T00:00:00", "x1": "2024-11-01T00:00:00", "xref": "x", "y0": 0, "y1": 1, "yref": "paper"}, {"line": {"color": "red", "dash": "dash", "width": 2.5}, "type": "line", "x0": "2025-08-01T00:00:00", "x1": "2025-08-01T00:00:00", "xref": "x", "y0": 0, "y1": 1, "yref": "paper"}, {"line": {"color": "red", "dash": "dash", "width": 2.5}, "type": "line", "x0": "2025-09-01T00:00:00", "x1": "2025-09-01T00:00:00", "xref": "x", "y0": 0, "y1": 1, "yref": "paper"}, {"line": {"color": "red", "dash": "dash", "width": 2.5}, "type": "line", "x0": "2025-10-01T00:00:00", "x1": "2025-10-01T00:00:00", "xref": "x", "y0": 0, "y1": 1, "yref": "paper"}, {"line": {"color": "red", "dash": "dash", "width": 2.5}, "type": "line", "x0": "2025-11-01T00:00:00", "x1": "2025-11-01T00:00:00", "xref": "x", "y0": 0, "y1": 1, "yref": "paper"}, {"line": {"color": "red", "dash": "dash", "width": 2.5}, "type": "line", "x0": "2025-12-01T00:00:00", "x1": "2025-12-01T00:00:00", "xref": "x", "y0": 0, "y1": 1, "yref": "paper"}], "title": {"font": {"size": 22}, "text": "<b>Full Crisis Timeline Overview: SYR</b>", "x": 0.05}, "xaxis": {"dtick": "M3", "showgrid": false, "tickangle": 45, "tickformat": "%b %Y", "title": {"text": "<b>Date</b>"}}, "yaxis": {"gridcolor": "lightgrey", "rangemode": "tozero", "showgrid": true, "tickfont": {"color": "purple"}, "title": {"font": {"color": "purple"}, "text": "<b>log(1 + Displacements)</b>"}}}}
